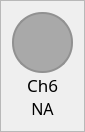
                     <widget class="QFrame" name="frame_ch6">
                      <property name="maximumSize">
                       <size>
                        <width>80</width>
                        <height>150</height>
                       </size>
                      </property>
                      <property name="styleSheet">
                       <string notr="true"/>
                      </property>
                      <property name="frameShape">
                       <enum>QFrame::StyledPanel</enum>
                      </property>
                      <property name="frameShadow">
                       <enum>QFrame::Raised</enum>
                      </property>
                      <layout class="QVBoxLayout" name="verticalLayout_13">
                       <property name="spacing">
                        <number>0</number>
                       </property>
                       <item>
                        <widget class="QFrame" name="frame_ch6_color">
                         <property name="sizePolicy">
                          <sizepolicy hsizetype="Fixed" vsizetype="Fixed">
                           <horstretch>0</horstretch>
                           <verstretch>0</verstretch>
                          </sizepolicy>
                         </property>
                         <property name="minimumSize">
                          <size>
                           <width>61</width>
                           <height>61</height>
                          </size>
                         </property>
                         <property name="maximumSize">
                          <size>
                           <width>1000</width>
                           <height>61</height>
                          </size>
                         </property>
                         <property name="sizeIncrement">
                          <size>
                           <width>1</width>
                           <height>1</height>
                          </size>
                         </property>
                         <property name="styleSheet">
                          <string notr="true">border: 2px solid rgb(145, 145, 145);
border-radius: 30px;
background-color: rgb(169, 169, 169)</string>
                         </property>
                         <property name="frameShape">
                          <enum>QFrame::StyledPanel</enum>
                         </property>
                         <property name="frameShadow">
                          <enum>QFrame::Raised</enum>
                         </property>
                        </widget>
                       </item>
                       <item>
                        <widget class="QLabel" name="label_ch6">
                         <property name="minimumSize">
                          <size>
                           <width>61</width>
                           <height>0</height>
                          </size>
                         </property>
                         <property name="maximumSize">
                          <size>
                           <width>16777215</width>
                           <height>30</height>
                          </size>
                         </property>
                         <property name="font">
                          <font>
                           <family>DM Sans</family>
                           <pointsize>13</pointsize>
                           <weight>50</weight>
                           <italic>false</italic>
                           <bold>false</bold>
                          </font>
                         </property>
                         <property name="text">
                          <string>Ch6</string>
                         </property>
                         <property name="alignment">
                          <set>Qt::AlignCenter</set>
                         </property>
                        </widget>
                       </item>
                       <item>
                        <widget class="QLabel" name="label_ch6_value">
                         <property name="minimumSize">
                          <size>
                           <width>61</width>
                           <height>0</height>
                          </size>
                         </property>
                         <property name="maximumSize">
                          <size>
                           <width>16777215</width>
                           <height>30</height>
                          </size>
                         </property>
                         <property name="font">
                          <font>
                           <family>DM Sans</family>
                           <pointsize>12</pointsize>
                           <weight>50</weight>
                           <italic>false</italic>
                           <bold>false</bold>
                          </font>
                         </property>
                         <property name="styleSheet">
                          <string notr="true">font:12pt</string>
                         </property>
                         <property name="text">
                          <string>NA</string>
                         </property>
                         <property name="alignment">
                          <set>Qt::AlignCenter</set>
                         </property>
                        </widget>
                       </item>
                      </layout>
                     </widget>
